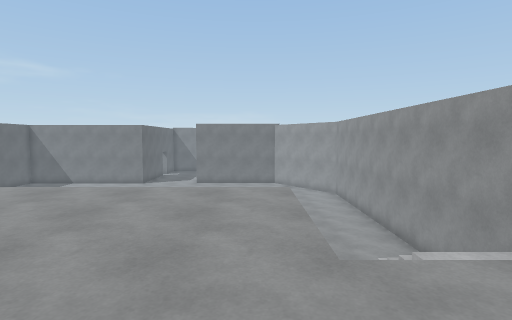
[1] (above)

21 first-person views from a walk through a Unity game level. The camera is 1.3 m above the floor, tilts 4° down and sees 80° across. The floor is counted in squares, 1 m on a side. Each view is taken from the middle of a square. On the plan, view 1 faces up. The plan holds only what a view shows up to about 14 squares ahead; the rest is blank. The place goes on beyond the plan. The player is left out.

[2]
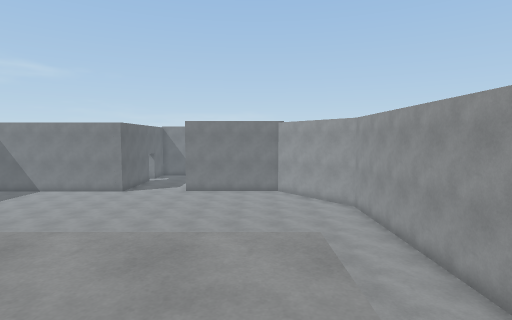

[3]
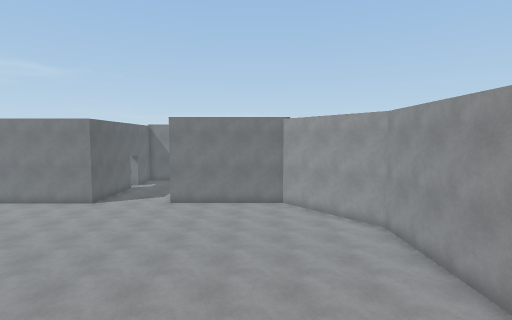

[4]
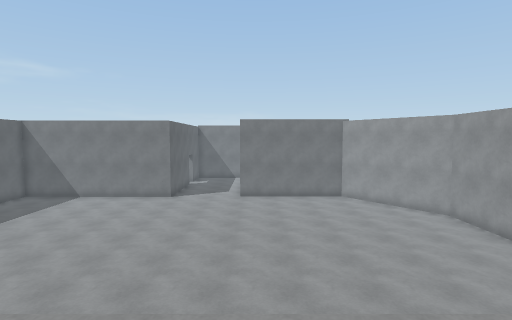

[5]
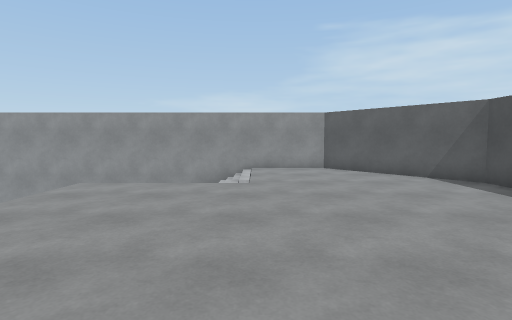

[6]
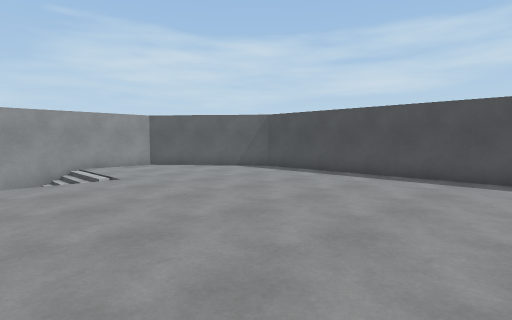

[7]
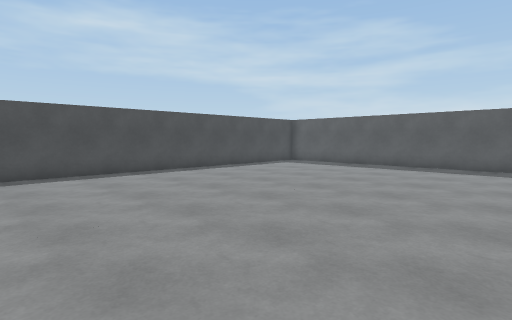

[8]
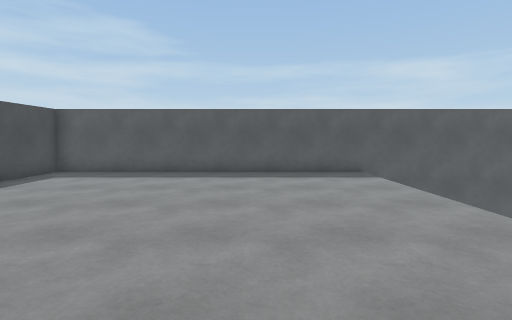

[9]
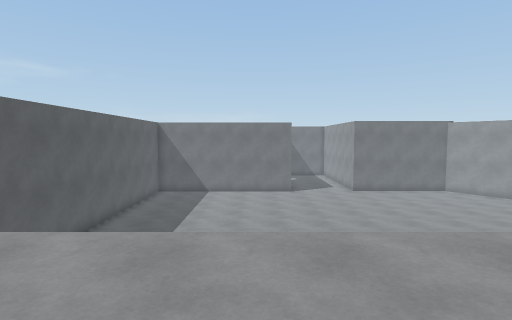

[10]
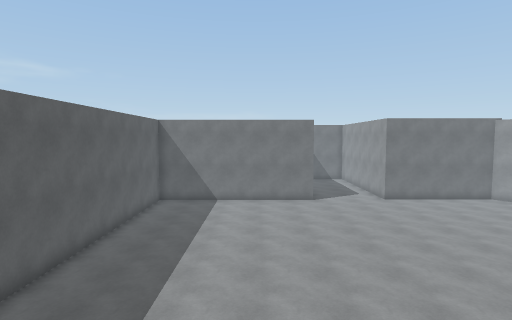

[11]
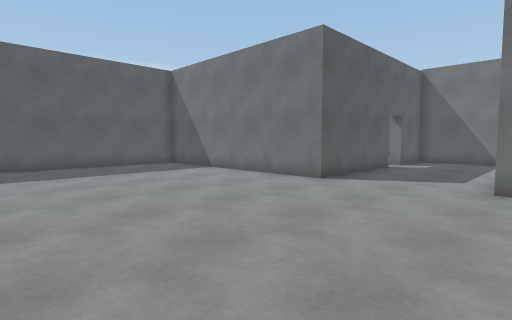

[12]
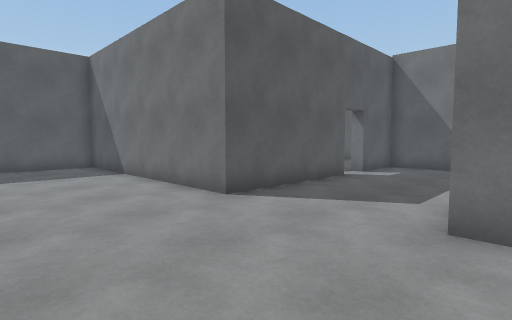

[13]
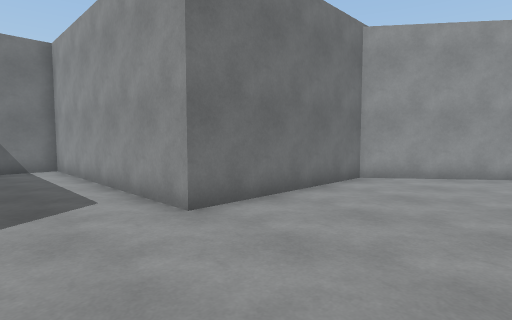

[14]
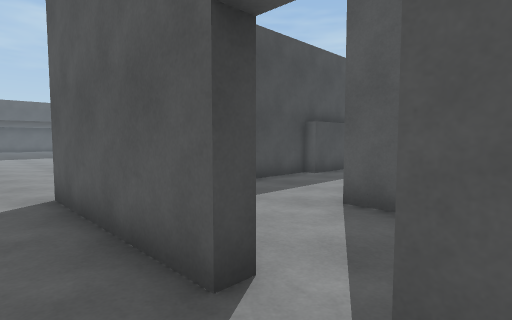

[15]
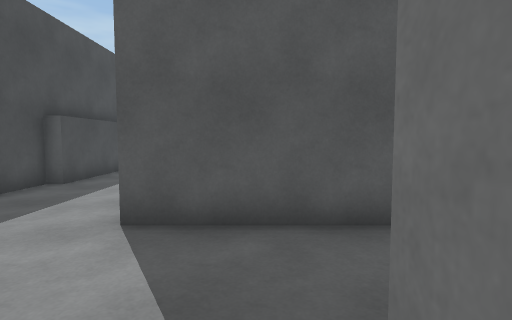

[16]
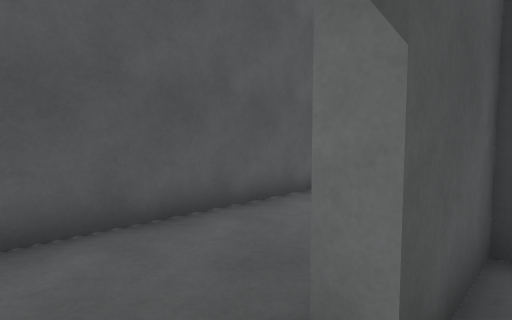

[17]
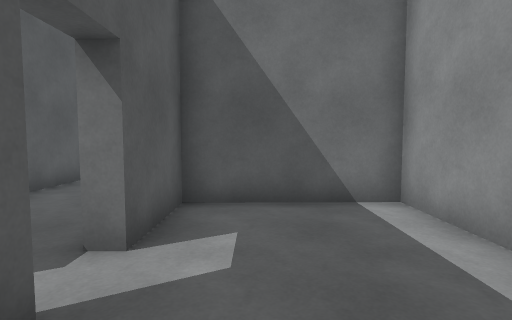

[18]
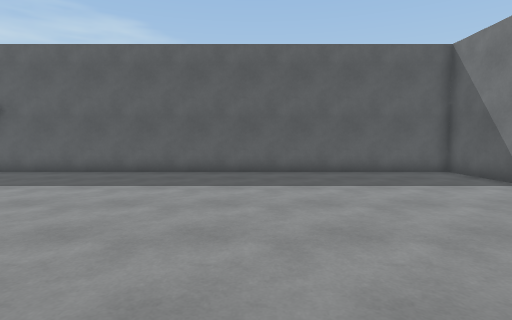

[19]
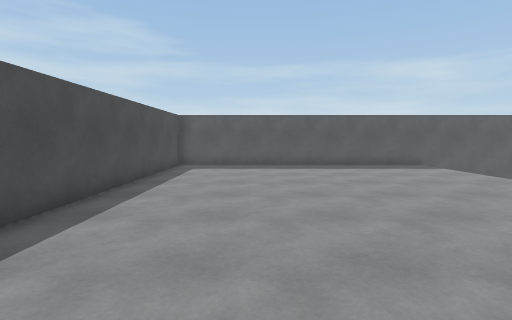

[20]
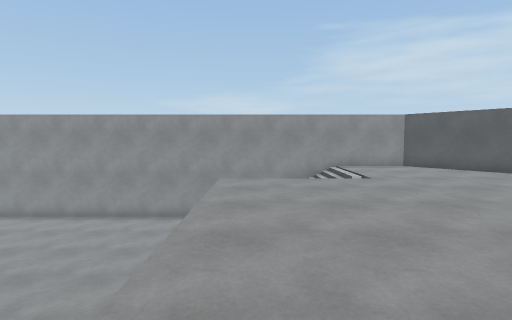

[21]
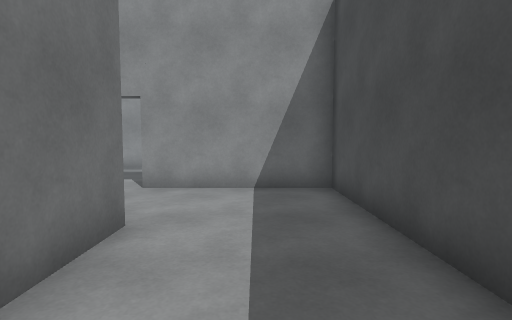

### Floor plan
Key: @ floor where view 1 was taken; # wall or solid block; . main floor; : floor 2.5 m higher than the main floor; / step, stairs or slope; = window, fence, low wall or low ledge; v drop or lower ground.
Columns run from 19 left of view 1 to 6 right of it. Each row starts with its distance up from view 1.
 36      #..
 35      #...######
 34      #...#....#
 33      #...#....#
 32      #........#
 31      #...#....#
 30    ###...#....#
 29    ......#....#
 28  ........#....#
 27 .........#....#
 26 ##########....########
 25 #....................##
 24 #.....................##
 23 #......................##
 22 #.......................#
 21 #.......................##
 20 #........................#
 19 #........................#
 18 #........................#
 17 #........................#
 16 #........................#
 15 #........................#
 14 #........................#
 13 #........................#
 12 #.....   ................#
 11 #....           .........#
 10 #...            .........#
  9 #..                   ...#
  8 #:::::::::::::::::::/   /#
  7 #:::::::::::::::::::/=  /#
  6 #:::::::::::::::::::/   /#
  5 #:::::::::::::::::::/v  /#
  4 #:::::::::::::::::::/ ///#
  3 #::::::::::::::::::::::::#
  2 #::::::::::::::::::::::::#
  1 #::::::::::::::::::::::::#
  0 .::::::::::::::::::@:::::#
 -1 #::::::::::::::::::::::###
 -2 #:::::::::::::::::::::##
 -3 #::::::::::::::::::::##
 -4 ######################

Where each view was taken, in squares from view 1:
view 1: 0 up, 0 right, facing up
view 2: 4 up, 0 right, facing up
view 3: 8 up, 0 right, facing up
view 4: 6 up, 4 left, facing up
view 5: 3 up, 8 left, facing right
view 6: 7 up, 9 left, facing down-right
view 7: 8 up, 4 left, facing down-left
view 8: 4 up, 7 left, facing left
view 9: 4 up, 12 left, facing up
view 10: 7 up, 13 left, facing up
view 11: 17 up, 4 left, facing up-left
view 12: 21 up, 4 left, facing up-left
view 13: 21 up, 8 left, facing up-right
view 14: 33 up, 8 left, facing down-left
view 15: 32 up, 9 left, facing left
view 16: 31 up, 9 left, facing up-left
view 17: 29 up, 8 left, facing up
view 18: 18 up, 7 left, facing left
view 19: 0 up, 4 left, facing left
view 20: 7 up, 9 left, facing right
view 21: 28 up, 18 left, facing right
